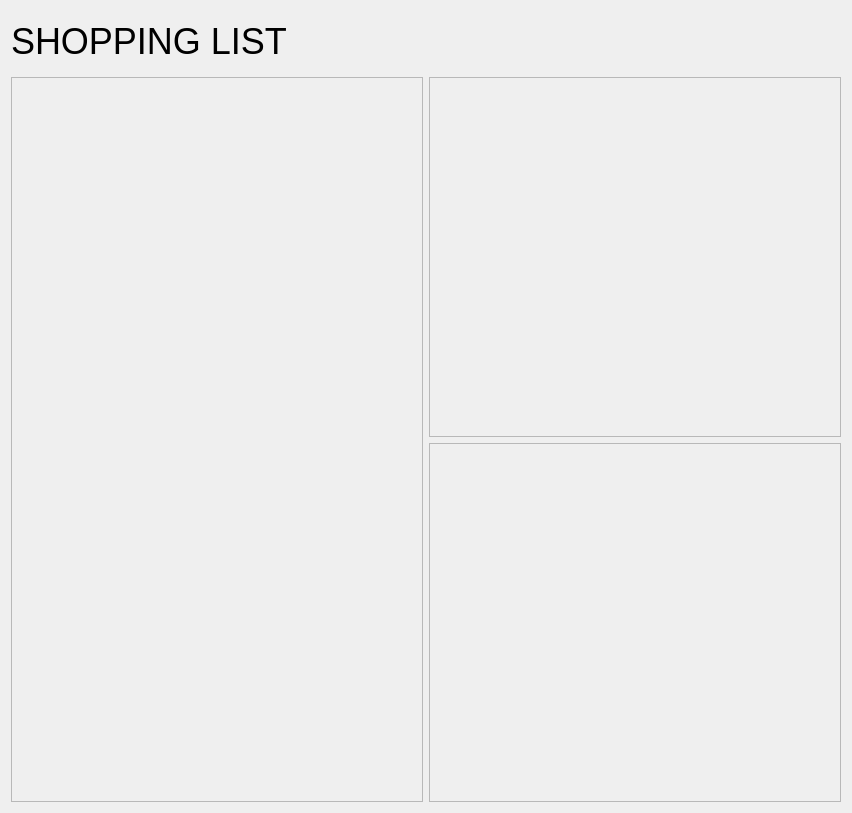
<?xml version="1.0" encoding="UTF-8"?>
<ui version="4.0">
 <class>ShoppingList</class>
 <widget class="QWidget" name="ShoppingList">
  <property name="geometry">
   <rect>
    <x>0</x>
    <y>0</y>
    <width>852</width>
    <height>813</height>
   </rect>
  </property>
  <property name="windowTitle">
   <string>Form</string>
  </property>
  <layout class="QVBoxLayout" name="verticalLayout_2" stretch="1,12">
   <item>
    <layout class="QHBoxLayout" name="horizontalLayout">
     <item>
      <widget class="QLabel" name="label">
       <property name="font">
        <font>
         <pointsize>27</pointsize>
        </font>
       </property>
       <property name="text">
        <string>SHOPPING LIST</string>
       </property>
      </widget>
     </item>
    </layout>
   </item>
   <item>
    <layout class="QHBoxLayout" name="horizontalLayout_2">
     <item>
      <widget class="QFrame" name="frame">
       <property name="frameShape">
        <enum>QFrame::Shape::StyledPanel</enum>
       </property>
       <property name="frameShadow">
        <enum>QFrame::Shadow::Raised</enum>
       </property>
      </widget>
     </item>
     <item>
      <layout class="QVBoxLayout" name="verticalLayout">
       <item>
        <widget class="QFrame" name="frame_2">
         <property name="frameShape">
          <enum>QFrame::Shape::StyledPanel</enum>
         </property>
         <property name="frameShadow">
          <enum>QFrame::Shadow::Raised</enum>
         </property>
        </widget>
       </item>
       <item>
        <widget class="QFrame" name="frame_3">
         <property name="frameShape">
          <enum>QFrame::Shape::StyledPanel</enum>
         </property>
         <property name="frameShadow">
          <enum>QFrame::Shadow::Raised</enum>
         </property>
        </widget>
       </item>
      </layout>
     </item>
    </layout>
   </item>
  </layout>
 </widget>
 <resources/>
 <connections/>
</ui>
